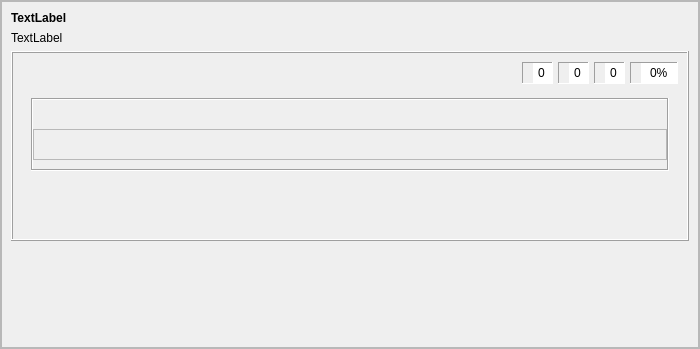
<?xml version="1.0" encoding="UTF-8"?>
<ui version="4.0">
 <class>akuzativo</class>
 <widget class="QFrame" name="akuzativo">
  <property name="geometry">
   <rect>
    <x>0</x>
    <y>0</y>
    <width>700</width>
    <height>349</height>
   </rect>
  </property>
  <property name="windowTitle">
   <string>Frame</string>
  </property>
  <property name="frameShape">
   <enum>QFrame::StyledPanel</enum>
  </property>
  <property name="frameShadow">
   <enum>QFrame::Raised</enum>
  </property>
  <property name="tipo" stdset="0">
   <string>senborda</string>
  </property>
  <layout class="QVBoxLayout" name="verticalLayout_4">
   <property name="leftMargin">
    <number>0</number>
   </property>
   <property name="topMargin">
    <number>0</number>
   </property>
   <property name="rightMargin">
    <number>0</number>
   </property>
   <property name="bottomMargin">
    <number>0</number>
   </property>
   <item>
    <widget class="QScrollArea" name="scrollArea">
     <property name="widgetResizable">
      <bool>true</bool>
     </property>
     <widget class="QWidget" name="scrollAreaWidgetContents">
      <property name="geometry">
       <rect>
        <x>0</x>
        <y>0</y>
        <width>696</width>
        <height>345</height>
       </rect>
      </property>
      <layout class="QVBoxLayout" name="verticalLayout_5">
       <item>
        <widget class="titolo" name="Ekz_Akuz1">
         <property name="font">
          <font>
           <weight>75</weight>
           <bold>true</bold>
          </font>
         </property>
         <property name="text">
          <string notr="true">TextLabel</string>
         </property>
         <property name="wordWrap">
          <bool>true</bool>
         </property>
        </widget>
       </item>
       <item>
        <widget class="QLabel" name="Ekz_Akuz2">
         <property name="text">
          <string notr="true">TextLabel</string>
         </property>
         <property name="wordWrap">
          <bool>true</bool>
         </property>
        </widget>
       </item>
       <item>
        <widget class="QFrame" name="frame">
         <property name="frameShape">
          <enum>QFrame::Box</enum>
         </property>
         <property name="frameShadow">
          <enum>QFrame::Raised</enum>
         </property>
         <property name="tipo" stdset="0">
          <string>markebla</string>
         </property>
         <layout class="QVBoxLayout" name="verticalLayout_2">
          <property name="spacing">
           <number>5</number>
          </property>
          <item>
           <layout class="QHBoxLayout" name="horizontalLayout_4">
            <item alignment="Qt::AlignLeft">
             <widget class="QFrame" name="frame_10">
              <property name="minimumSize">
               <size>
                <width>0</width>
                <height>0</height>
               </size>
              </property>
              <property name="maximumSize">
               <size>
                <width>16777215</width>
                <height>16777215</height>
               </size>
              </property>
              <property name="autoFillBackground">
               <bool>false</bool>
              </property>
              <property name="frameShape">
               <enum>QFrame::NoFrame</enum>
              </property>
              <property name="frameShadow">
               <enum>QFrame::Sunken</enum>
              </property>
              <property name="tipo" stdset="0">
               <string>senborda</string>
              </property>
              <layout class="QHBoxLayout" name="horizontalLayout_2">
               <property name="spacing">
                <number>1</number>
               </property>
               <property name="leftMargin">
                <number>0</number>
               </property>
               <property name="topMargin">
                <number>0</number>
               </property>
               <property name="rightMargin">
                <number>0</number>
               </property>
               <property name="bottomMargin">
                <number>0</number>
               </property>
               <item>
                <widget class="QPushButton" name="BitBtn1">
                 <property name="text">
                  <string/>
                 </property>
                 <property name="icon">
                  <iconset>
                   <normalon>:/ikonoj/ekzercoj/komenci.png</normalon>
                  </iconset>
                 </property>
                 <property name="iconSize">
                  <size>
                   <width>35</width>
                   <height>33</height>
                  </size>
                 </property>
                 <property name="flat">
                  <bool>true</bool>
                 </property>
                 <property name="tipo" stdset="0">
                  <string>komenci</string>
                 </property>
                </widget>
               </item>
               <item>
                <widget class="QPushButton" name="BitBtn3">
                 <property name="enabled">
                  <bool>false</bool>
                 </property>
                 <property name="text">
                  <string/>
                 </property>
                 <property name="icon">
                  <iconset>
                   <normalon>:/ikonoj/ekzercoj/halti.png</normalon>
                   <activeon>:/ikonoj/ekzercoj/halti-over.png</activeon>
                  </iconset>
                 </property>
                 <property name="iconSize">
                  <size>
                   <width>35</width>
                   <height>33</height>
                  </size>
                 </property>
                 <property name="flat">
                  <bool>true</bool>
                 </property>
                 <property name="tipo" stdset="0">
                  <string>halti</string>
                 </property>
                </widget>
               </item>
              </layout>
             </widget>
            </item>
            <item>
             <spacer name="horizontalSpacer">
              <property name="orientation">
               <enum>Qt::Horizontal</enum>
              </property>
              <property name="sizeHint" stdset="0">
               <size>
                <width>40</width>
                <height>20</height>
               </size>
              </property>
             </spacer>
            </item>
            <item>
             <widget class="QFrame" name="frame_11">
              <property name="maximumSize">
               <size>
                <width>16777215</width>
                <height>31</height>
               </size>
              </property>
              <property name="autoFillBackground">
               <bool>false</bool>
              </property>
              <property name="frameShape">
               <enum>QFrame::Panel</enum>
              </property>
              <property name="frameShadow">
               <enum>QFrame::Sunken</enum>
              </property>
              <property name="tipo" stdset="0">
               <string>shilda</string>
              </property>
              <layout class="QHBoxLayout" name="horizontalLayout_5">
               <property name="spacing">
                <number>1</number>
               </property>
               <property name="leftMargin">
                <number>2</number>
               </property>
               <property name="topMargin">
                <number>0</number>
               </property>
               <property name="rightMargin">
                <number>0</number>
               </property>
               <property name="bottomMargin">
                <number>0</number>
               </property>
               <item>
                <widget class="QLabel" name="label_53">
                 <property name="maximumSize">
                  <size>
                   <width>24</width>
                   <height>24</height>
                  </size>
                 </property>
                 <property name="text">
                  <string notr="true"/>
                 </property>
                 <property name="pixmap">
                  <pixmap resource="ikonoj.qrc">:/ikonoj/kubeto.png</pixmap>
                 </property>
                 <property name="scaledContents">
                  <bool>true</bool>
                 </property>
                 <property name="alignment">
                  <set>Qt::AlignCenter</set>
                 </property>
                </widget>
               </item>
               <item>
                <widget class="QSpinBox" name="Placar1">
                 <property name="sizePolicy">
                  <sizepolicy hsizetype="Preferred" vsizetype="Preferred">
                   <horstretch>0</horstretch>
                   <verstretch>0</verstretch>
                  </sizepolicy>
                 </property>
                 <property name="font">
                  <font>
                   <weight>50</weight>
                   <bold>false</bold>
                  </font>
                 </property>
                 <property name="frame">
                  <bool>false</bool>
                 </property>
                 <property name="alignment">
                  <set>Qt::AlignCenter</set>
                 </property>
                 <property name="readOnly">
                  <bool>true</bool>
                 </property>
                 <property name="buttonSymbols">
                  <enum>QAbstractSpinBox::NoButtons</enum>
                 </property>
                 <property name="tipo" stdset="0">
                  <string>shilda</string>
                 </property>
                </widget>
               </item>
              </layout>
             </widget>
            </item>
            <item alignment="Qt::AlignRight">
             <widget class="QFrame" name="frame_12">
              <property name="maximumSize">
               <size>
                <width>16777215</width>
                <height>31</height>
               </size>
              </property>
              <property name="autoFillBackground">
               <bool>false</bool>
              </property>
              <property name="frameShape">
               <enum>QFrame::Panel</enum>
              </property>
              <property name="frameShadow">
               <enum>QFrame::Sunken</enum>
              </property>
              <property name="tipo" stdset="0">
               <string>shilda</string>
              </property>
              <layout class="QHBoxLayout" name="horizontalLayout_6">
               <property name="spacing">
                <number>1</number>
               </property>
               <property name="leftMargin">
                <number>2</number>
               </property>
               <property name="topMargin">
                <number>0</number>
               </property>
               <property name="rightMargin">
                <number>0</number>
               </property>
               <property name="bottomMargin">
                <number>0</number>
               </property>
               <item>
                <widget class="QLabel" name="label_54">
                 <property name="maximumSize">
                  <size>
                   <width>24</width>
                   <height>24</height>
                  </size>
                 </property>
                 <property name="text">
                  <string notr="true"/>
                 </property>
                 <property name="pixmap">
                  <pixmap resource="ikonoj.qrc">:/ikonoj/ekzercoj/bone.png</pixmap>
                 </property>
                 <property name="scaledContents">
                  <bool>true</bool>
                 </property>
                 <property name="alignment">
                  <set>Qt::AlignCenter</set>
                 </property>
                </widget>
               </item>
               <item>
                <widget class="QSpinBox" name="Placar2">
                 <property name="sizePolicy">
                  <sizepolicy hsizetype="Preferred" vsizetype="Preferred">
                   <horstretch>0</horstretch>
                   <verstretch>0</verstretch>
                  </sizepolicy>
                 </property>
                 <property name="font">
                  <font>
                   <weight>50</weight>
                   <bold>false</bold>
                  </font>
                 </property>
                 <property name="frame">
                  <bool>false</bool>
                 </property>
                 <property name="alignment">
                  <set>Qt::AlignCenter</set>
                 </property>
                 <property name="readOnly">
                  <bool>true</bool>
                 </property>
                 <property name="buttonSymbols">
                  <enum>QAbstractSpinBox::NoButtons</enum>
                 </property>
                 <property name="tipo" stdset="0">
                  <string>shilda</string>
                 </property>
                </widget>
               </item>
              </layout>
             </widget>
            </item>
            <item alignment="Qt::AlignRight">
             <widget class="QFrame" name="frame_36">
              <property name="maximumSize">
               <size>
                <width>16777215</width>
                <height>31</height>
               </size>
              </property>
              <property name="autoFillBackground">
               <bool>false</bool>
              </property>
              <property name="frameShape">
               <enum>QFrame::Panel</enum>
              </property>
              <property name="frameShadow">
               <enum>QFrame::Sunken</enum>
              </property>
              <property name="tipo" stdset="0">
               <string>shilda</string>
              </property>
              <layout class="QHBoxLayout" name="horizontalLayout_7">
               <property name="spacing">
                <number>1</number>
               </property>
               <property name="leftMargin">
                <number>2</number>
               </property>
               <property name="topMargin">
                <number>0</number>
               </property>
               <property name="rightMargin">
                <number>0</number>
               </property>
               <property name="bottomMargin">
                <number>0</number>
               </property>
               <item>
                <widget class="QLabel" name="label_55">
                 <property name="minimumSize">
                  <size>
                   <width>0</width>
                   <height>0</height>
                  </size>
                 </property>
                 <property name="maximumSize">
                  <size>
                   <width>24</width>
                   <height>24</height>
                  </size>
                 </property>
                 <property name="text">
                  <string notr="true"/>
                 </property>
                 <property name="pixmap">
                  <pixmap resource="ikonoj.qrc">:/ikonoj/ekzercoj/malbone.png</pixmap>
                 </property>
                 <property name="scaledContents">
                  <bool>true</bool>
                 </property>
                 <property name="alignment">
                  <set>Qt::AlignCenter</set>
                 </property>
                </widget>
               </item>
               <item>
                <widget class="QSpinBox" name="Placar3">
                 <property name="sizePolicy">
                  <sizepolicy hsizetype="Preferred" vsizetype="Preferred">
                   <horstretch>0</horstretch>
                   <verstretch>0</verstretch>
                  </sizepolicy>
                 </property>
                 <property name="minimumSize">
                  <size>
                   <width>0</width>
                   <height>0</height>
                  </size>
                 </property>
                 <property name="font">
                  <font>
                   <weight>50</weight>
                   <bold>false</bold>
                  </font>
                 </property>
                 <property name="frame">
                  <bool>false</bool>
                 </property>
                 <property name="alignment">
                  <set>Qt::AlignCenter</set>
                 </property>
                 <property name="readOnly">
                  <bool>true</bool>
                 </property>
                 <property name="buttonSymbols">
                  <enum>QAbstractSpinBox::NoButtons</enum>
                 </property>
                 <property name="value">
                  <number>0</number>
                 </property>
                 <property name="tipo" stdset="0">
                  <string>shilda</string>
                 </property>
                </widget>
               </item>
              </layout>
             </widget>
            </item>
            <item alignment="Qt::AlignRight">
             <widget class="QFrame" name="frame_37">
              <property name="maximumSize">
               <size>
                <width>16777215</width>
                <height>31</height>
               </size>
              </property>
              <property name="autoFillBackground">
               <bool>false</bool>
              </property>
              <property name="frameShape">
               <enum>QFrame::Panel</enum>
              </property>
              <property name="frameShadow">
               <enum>QFrame::Sunken</enum>
              </property>
              <property name="tipo" stdset="0">
               <string>shilda</string>
              </property>
              <layout class="QHBoxLayout" name="horizontalLayout_8">
               <property name="spacing">
                <number>1</number>
               </property>
               <property name="leftMargin">
                <number>2</number>
               </property>
               <property name="topMargin">
                <number>0</number>
               </property>
               <property name="rightMargin">
                <number>0</number>
               </property>
               <property name="bottomMargin">
                <number>0</number>
               </property>
               <item>
                <widget class="QLabel" name="label_56">
                 <property name="maximumSize">
                  <size>
                   <width>24</width>
                   <height>24</height>
                  </size>
                 </property>
                 <property name="text">
                  <string notr="true"/>
                 </property>
                 <property name="pixmap">
                  <pixmap resource="ikonoj.qrc">:/ikonoj/kalkulilo.png</pixmap>
                 </property>
                 <property name="scaledContents">
                  <bool>true</bool>
                 </property>
                 <property name="alignment">
                  <set>Qt::AlignCenter</set>
                 </property>
                </widget>
               </item>
               <item>
                <widget class="QSpinBox" name="Placar4">
                 <property name="sizePolicy">
                  <sizepolicy hsizetype="Preferred" vsizetype="Preferred">
                   <horstretch>0</horstretch>
                   <verstretch>0</verstretch>
                  </sizepolicy>
                 </property>
                 <property name="font">
                  <font>
                   <weight>50</weight>
                   <bold>false</bold>
                  </font>
                 </property>
                 <property name="frame">
                  <bool>false</bool>
                 </property>
                 <property name="alignment">
                  <set>Qt::AlignCenter</set>
                 </property>
                 <property name="readOnly">
                  <bool>true</bool>
                 </property>
                 <property name="buttonSymbols">
                  <enum>QAbstractSpinBox::NoButtons</enum>
                 </property>
                 <property name="suffix">
                  <string>%</string>
                 </property>
                 <property name="maximum">
                  <number>100</number>
                 </property>
                 <property name="value">
                  <number>0</number>
                 </property>
                 <property name="tipo" stdset="0">
                  <string>shilda</string>
                 </property>
                </widget>
               </item>
              </layout>
             </widget>
            </item>
           </layout>
          </item>
          <item>
           <widget class="QFrame" name="frame_65">
            <property name="frameShape">
             <enum>QFrame::NoFrame</enum>
            </property>
            <property name="frameShadow">
             <enum>QFrame::Sunken</enum>
            </property>
            <layout class="QVBoxLayout" name="verticalLayout">
             <property name="spacing">
              <number>7</number>
             </property>
             <item>
              <widget class="QFrame" name="frame_66">
               <property name="frameShape">
                <enum>QFrame::Box</enum>
               </property>
               <property name="frameShadow">
                <enum>QFrame::Sunken</enum>
               </property>
               <property name="tipo" stdset="0">
                <string>senborda</string>
               </property>
               <layout class="QVBoxLayout" name="verticalLayout_3">
                <property name="leftMargin">
                 <number>0</number>
                </property>
                <property name="rightMargin">
                 <number>0</number>
                </property>
                <item>
                 <widget class="QLabel" name="Traduko1">
                  <property name="styleSheet">
                   <string notr="true">color: rgb(0, 0, 255);</string>
                  </property>
                  <property name="alignment">
                   <set>Qt::AlignCenter</set>
                  </property>
                 </widget>
                </item>
                <item>
                 <widget class="QFrame" name="Vortoj">
                  <property name="frameShape">
                   <enum>QFrame::StyledPanel</enum>
                  </property>
                  <property name="frameShadow">
                   <enum>QFrame::Raised</enum>
                  </property>
                  <property name="tipo" stdset="0">
                   <string>senborda</string>
                  </property>
                  <layout class="QHBoxLayout" name="horizontalLayout">
                   <property name="leftMargin">
                    <number>0</number>
                   </property>
                   <property name="rightMargin">
                    <number>0</number>
                   </property>
                   <property name="bottomMargin">
                    <number>0</number>
                   </property>
                   <item>
                    <layout class="QHBoxLayout" name="horizontalLayout_9">
                     <item>
                      <spacer name="horizontalSpacer_43">
                       <property name="orientation">
                        <enum>Qt::Horizontal</enum>
                       </property>
                       <property name="sizeHint" stdset="0">
                        <size>
                         <width>18</width>
                         <height>18</height>
                        </size>
                       </property>
                      </spacer>
                     </item>
                     <item>
                      <widget class="myLabel" name="label_164">
                       <property name="font">
                        <font>
                         <pointsize>11</pointsize>
                         <weight>75</weight>
                         <bold>true</bold>
                        </font>
                       </property>
                       <property name="text">
                        <string notr="true"/>
                       </property>
                       <property name="lingvo" stdset="0">
                        <string>eo</string>
                       </property>
                      </widget>
                     </item>
                     <item>
                      <widget class="myLabel" name="label_165">
                       <property name="font">
                        <font>
                         <pointsize>11</pointsize>
                         <weight>75</weight>
                         <bold>true</bold>
                        </font>
                       </property>
                       <property name="text">
                        <string notr="true"/>
                       </property>
                       <property name="lingvo" stdset="0">
                        <string>eo</string>
                       </property>
                      </widget>
                     </item>
                     <item>
                      <widget class="myLabel" name="label_166">
                       <property name="font">
                        <font>
                         <pointsize>11</pointsize>
                         <weight>75</weight>
                         <bold>true</bold>
                        </font>
                       </property>
                       <property name="text">
                        <string notr="true"/>
                       </property>
                       <property name="lingvo" stdset="0">
                        <string>eo</string>
                       </property>
                      </widget>
                     </item>
                     <item>
                      <widget class="myLabel" name="label_167">
                       <property name="font">
                        <font>
                         <pointsize>11</pointsize>
                         <weight>75</weight>
                         <bold>true</bold>
                        </font>
                       </property>
                       <property name="text">
                        <string notr="true"/>
                       </property>
                       <property name="lingvo" stdset="0">
                        <string>eo</string>
                       </property>
                      </widget>
                     </item>
                     <item>
                      <widget class="myLabel" name="label_168">
                       <property name="font">
                        <font>
                         <pointsize>11</pointsize>
                         <weight>75</weight>
                         <bold>true</bold>
                        </font>
                       </property>
                       <property name="text">
                        <string notr="true"/>
                       </property>
                       <property name="lingvo" stdset="0">
                        <string>eo</string>
                       </property>
                      </widget>
                     </item>
                     <item>
                      <widget class="myLabel" name="label_169">
                       <property name="font">
                        <font>
                         <pointsize>11</pointsize>
                         <weight>75</weight>
                         <bold>true</bold>
                        </font>
                       </property>
                       <property name="text">
                        <string notr="true"/>
                       </property>
                       <property name="lingvo" stdset="0">
                        <string>eo</string>
                       </property>
                      </widget>
                     </item>
                     <item>
                      <widget class="myLabel" name="label_170">
                       <property name="font">
                        <font>
                         <pointsize>11</pointsize>
                         <weight>75</weight>
                         <bold>true</bold>
                        </font>
                       </property>
                       <property name="text">
                        <string notr="true"/>
                       </property>
                       <property name="lingvo" stdset="0">
                        <string>eo</string>
                       </property>
                      </widget>
                     </item>
                     <item>
                      <widget class="myLabel" name="label_171">
                       <property name="font">
                        <font>
                         <pointsize>11</pointsize>
                         <weight>75</weight>
                         <bold>true</bold>
                        </font>
                       </property>
                       <property name="text">
                        <string notr="true"/>
                       </property>
                       <property name="lingvo" stdset="0">
                        <string>eo</string>
                       </property>
                      </widget>
                     </item>
                     <item>
                      <widget class="myLabel" name="label_172">
                       <property name="font">
                        <font>
                         <pointsize>11</pointsize>
                         <weight>75</weight>
                         <bold>true</bold>
                        </font>
                       </property>
                       <property name="text">
                        <string notr="true"/>
                       </property>
                       <property name="lingvo" stdset="0">
                        <string>eo</string>
                       </property>
                      </widget>
                     </item>
                     <item>
                      <widget class="myLabel" name="label_173">
                       <property name="font">
                        <font>
                         <pointsize>11</pointsize>
                         <weight>75</weight>
                         <bold>true</bold>
                        </font>
                       </property>
                       <property name="text">
                        <string notr="true"/>
                       </property>
                       <property name="lingvo" stdset="0">
                        <string>eo</string>
                       </property>
                      </widget>
                     </item>
                     <item>
                      <spacer name="horizontalSpacer_44">
                       <property name="orientation">
                        <enum>Qt::Horizontal</enum>
                       </property>
                       <property name="sizeHint" stdset="0">
                        <size>
                         <width>40</width>
                         <height>20</height>
                        </size>
                       </property>
                      </spacer>
                     </item>
                    </layout>
                   </item>
                  </layout>
                 </widget>
                </item>
               </layout>
              </widget>
             </item>
             <item>
              <widget class="QLabel" name="Klarigo">
               <property name="alignment">
                <set>Qt::AlignCenter</set>
               </property>
               <property name="wordWrap">
                <bool>true</bool>
               </property>
              </widget>
             </item>
             <item alignment="Qt::AlignHCenter">
              <widget class="QPushButton" name="BitBtn2">
               <property name="enabled">
                <bool>false</bool>
               </property>
               <property name="sizePolicy">
                <sizepolicy hsizetype="Maximum" vsizetype="Fixed">
                 <horstretch>0</horstretch>
                 <verstretch>0</verstretch>
                </sizepolicy>
               </property>
               <property name="text">
                <string notr="true"/>
               </property>
               <property name="icon">
                <iconset>
                 <normalon>:/ikonoj/ekzercoj/validi.png</normalon>
                 <activeon>:/ikonoj/ekzercoj/validi-over.png</activeon>
                </iconset>
               </property>
               <property name="iconSize">
                <size>
                 <width>35</width>
                 <height>33</height>
                </size>
               </property>
               <property name="flat">
                <bool>true</bool>
               </property>
               <property name="tipo" stdset="0">
                <string>validigi</string>
               </property>
              </widget>
             </item>
            </layout>
           </widget>
          </item>
         </layout>
        </widget>
       </item>
       <item>
        <spacer name="verticalSpacer">
         <property name="orientation">
          <enum>Qt::Vertical</enum>
         </property>
         <property name="sizeHint" stdset="0">
          <size>
           <width>20</width>
           <height>40</height>
          </size>
         </property>
        </spacer>
       </item>
      </layout>
     </widget>
    </widget>
   </item>
  </layout>
 </widget>
 <customwidgets>
  <customwidget>
   <class>titolo</class>
   <extends>QLabel</extends>
   <header>titolo.h</header>
  </customwidget>
  <customwidget>
   <class>myLabel</class>
   <extends>QLabel</extends>
   <header>mylabel.h</header>
   <slots>
    <signal>clicked()</signal>
    <slot>slotClicked()</slot>
   </slots>
  </customwidget>
 </customwidgets>
 <resources>
  <include location="ikonoj.qrc"/>
 </resources>
 <connections/>
</ui>
